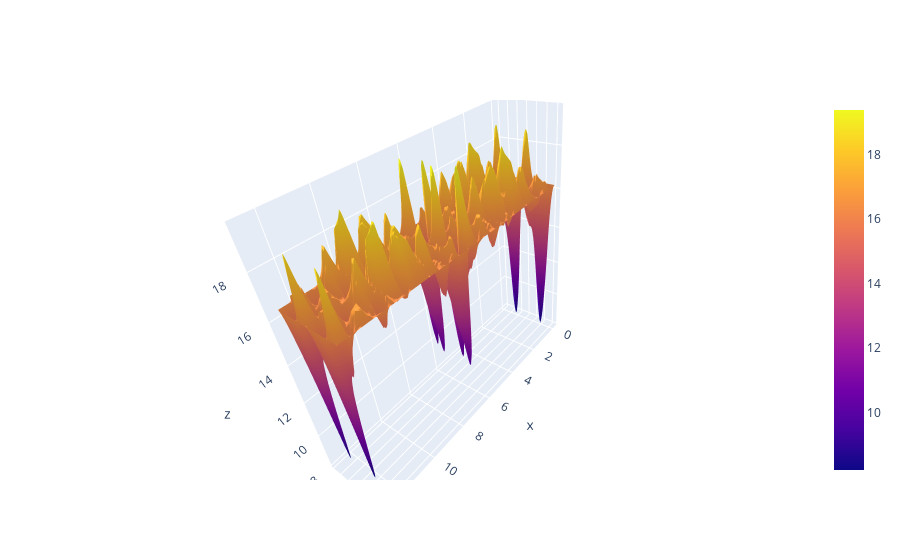

Write notebook code for a chart like this one.
### Code cell
graph = graphs['custom']
optimal_parameters = plot_qaoa_energy_landscape(graph = graph)
print('Optimal parameters:')
print(optimal_parameters)

### Figure 1 — Plotly figure (JSON) as saved in the notebook; plotly's stock layout.template omitted (floating-point values rounded to 4 significant figures; data arrays with more than 128 entries replaced by an {"elided": "..."} marker saying what was removed)
{"data": [{"coloraxis": "coloraxis", "type": "surface", "x": [0, 0.2565, 0.5129, 0.7694, 1.026, 1.282, 1.539, 1.795, 2.052, 2.308, 2.565, 2.821, 3.077, 3.334, 3.59, 3.847, 4.103, 4.36, 4.616, 4.873, 5.129, 5.386, 5.642, 5.899, 6.155, 6.411, 6.668, 6.924, 7.181, 7.437, 7.694, 7.95, 8.207, 8.463, 8.72, 8.976, 9.232, 9.489, 9.745, 10.0, 10.26, 10.51, 10.77, 11.03, 11.28, 11.54, 11.8, 12.05, 12.31, 12.57], "y": [0, 0.06411, 0.1282, 0.1923, 0.2565, 0.3206, 0.3847, 0.4488, 0.5129, 0.577, 0.6411, 0.7053, 0.7694, 0.8335, 0.8976, 0.9617, 1.026, 1.09, 1.154, 1.218, 1.282, 1.346, 1.411, 1.475, 1.539, 1.603, 1.667, 1.731, 1.795, 1.859, 1.923, 1.988, 2.052, 2.116, 2.18, 2.244, 2.308, 2.372, 2.436, 2.5, 2.565, 2.629, 2.693, 2.757, 2.821, 2.885, 2.949, 3.013, 3.077, 3.142], "z": {"elided": "50x50 float values"}}], "layout": {"autosize": true, "scene": {"aspectmode": "auto", "aspectratio": {"x": 1.651, "y": 0.4126, "z": 1.468}, "camera": {"center": {"x": 0, "y": 0, "z": 0}, "eye": {"x": 1.38, "y": 1.38, "z": 1.38}, "projection": {"type": "perspective"}, "up": {"x": -0.5043, "y": -0.3039, "z": 0.8083}}}}}
